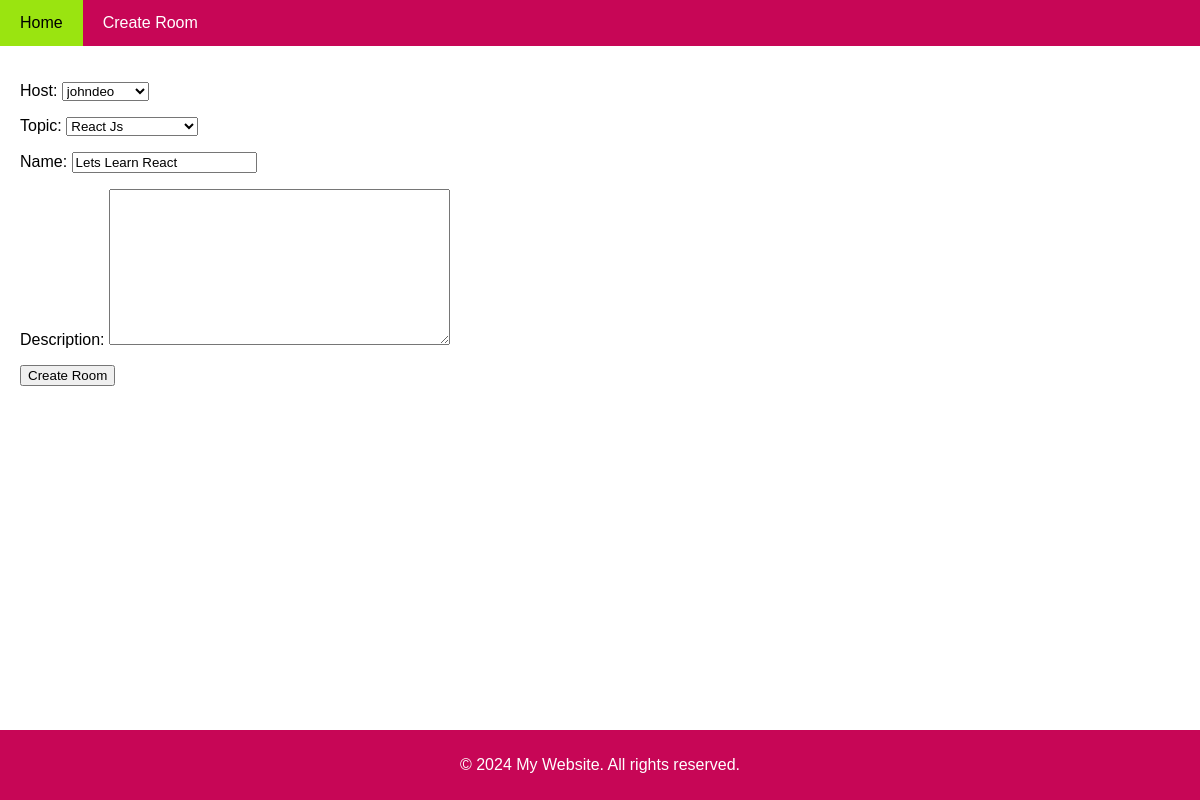
Page /update-room/6/ on the committed database.
### base/models.py (models this page shows, shortened)
class Room(models.Model):
    host = models.ForeignKey(User, on_delete=models.SET_NULL,null=True)
    topic = models.ForeignKey(Topic, on_delete=models.SET_NULL,null=True)
    name = models.CharField(max_length=100, blank=False)
    description = models.TextField(null=True, blank=True)
    updated_at = models.DateTimeField(auto_now=True)
    created_at = models.DateTimeField(auto_now_add=True)
    class Meta:
        ordering = ['-updated_at', '-created_at']

class Topic(models.Model):
    name = models.CharField(max_length=200, blank=False)
    updated_at = models.DateTimeField(auto_now=True)
    created_at = models.DateTimeField(auto_now_add=True)
    def __str__(self):
        return str(self.name)

### base/views.py (the view)
# urls.py: path('update-room/<str:pk>/',views.updateRoom,name='update_room'),
def updateRoom(request,pk):
    room = Room.objects.get(id=pk)
    form = RoomForm(instance=room)
    if request.method == 'POST':
        form = RoomForm(request.POST, instance=room)
        if form.is_valid():
            form.save()
            return redirect('home')
    context = {'form' : form}
    return render(request,'base/room_form.html',context)

### base/forms.py
class RoomForm(ModelForm):
    class Meta:
        model = Room
        fields = '__all__'

### base/templates/base/room_form.html (shortened to what this page needs)
{% extends 'main.html' %}
{% block content %}
<main class="content">
    <div>
        <div>
            <form method="POST" action="">
                <div>
                   {{form.as_p}}
                </div>
                <div>
                    <button type="submit">Create Room</button>
                </div>
            </form>
        </div>
    </div>
</main>
{% endblock %}

### templates/main.html (style rules this page uses)
body { font-family: Arial, sans-serif; margin: 0; padding: 0; display: flex; flex-direction: column; min-height: 100vh; }
.content { flex: 1; padding: 20px; }

### rows in the picture
Room: host "johndeo", topic "React Js"
Topic: name "Lets Learn React"
